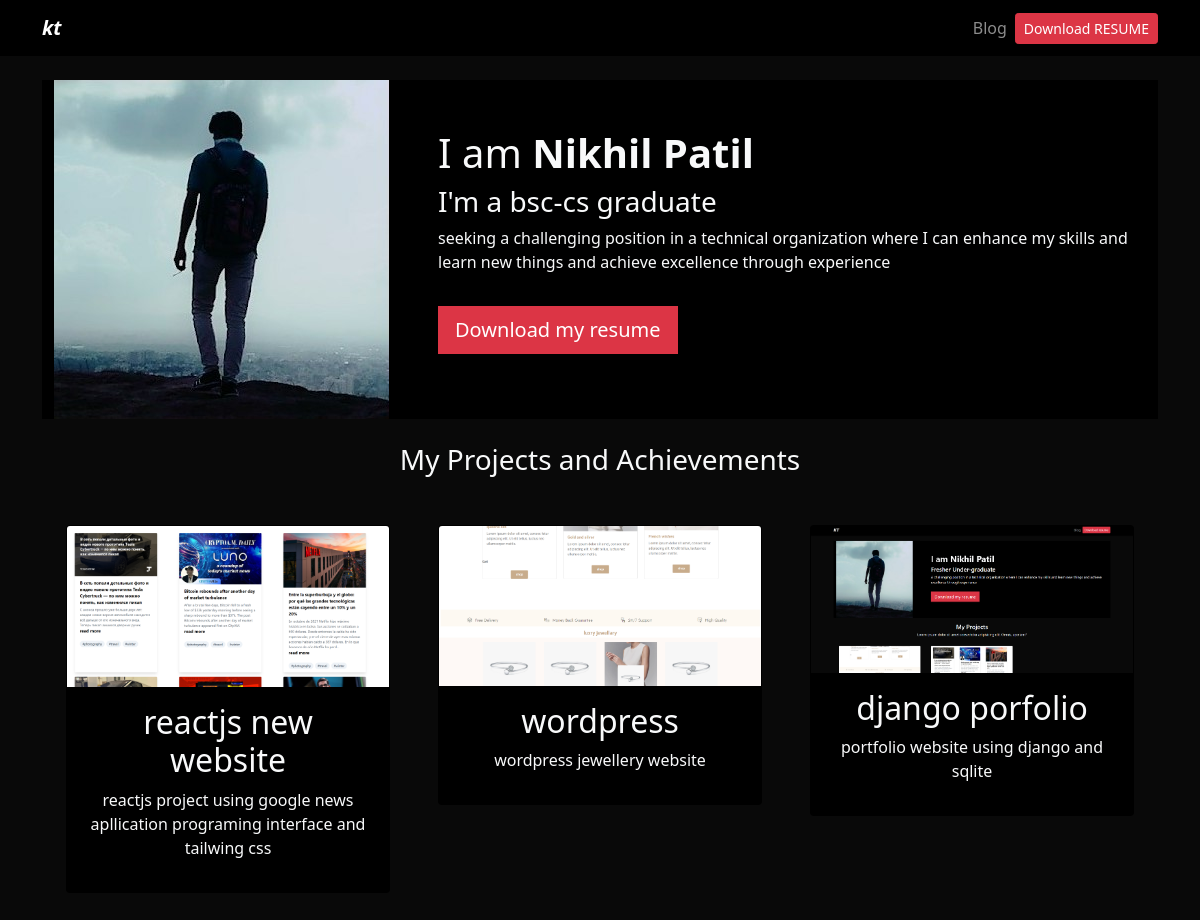
The app's page /, older data.
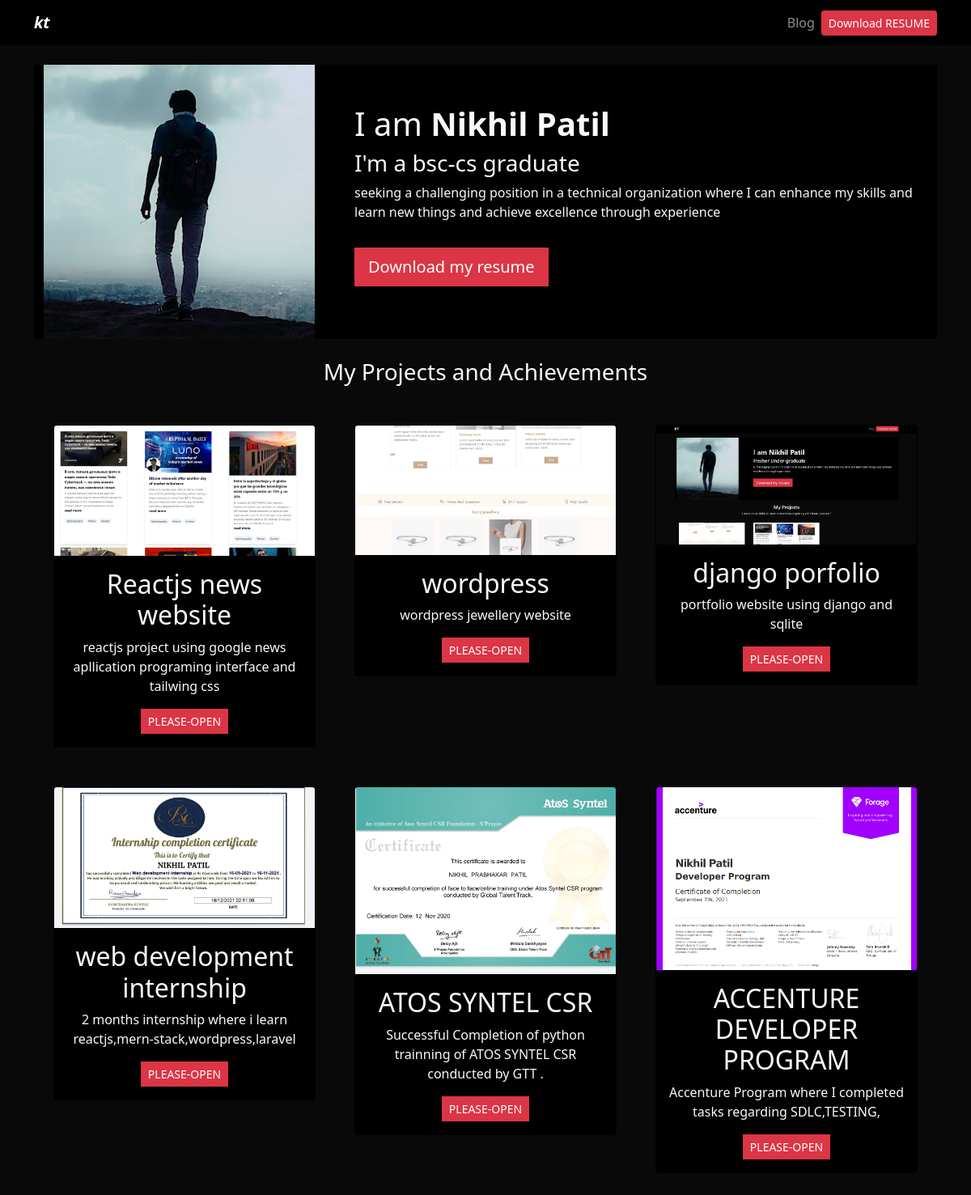
The same page, newer data.
### portfolio/models.py (models this page shows, shortened)
class Project(models.Model):
    title = CharField(max_length=100)
    description = CharField(max_length=250)
    image = ImageField(upload_to="portfolio/images")
    url = URLField(blank=True)
    date = DateField(default=date.today)

### portfolio/views.py (the view)
# urls.py: 2. Add a URL to urlpatterns:  path('', views.home, name='home')
def home(request):
    projects = Project.objects.all()
    return render(request, "home.html", {"projects": projects})

### portfolio/templates/home.html (shortened to what this page needs)
{% extends 'layout.html' %}
{% block content %}
{% load static %}
<header class="row bg-black">
  <div class="col-md-4">
    <img src="{% static 'portfolio/profile.jpg' %}" />
  </div>
  <div class="col-md-8 my-auto p-4">
    <h1>I am <strong>Nikhil Patil</strong></h1>
    <h3>I'm a bsc-cs graduate</h3>
    <p>seeking a challenging position in a technical organization where I can enhance my skills and
      learn new things and achieve excellence through experience</p>
    <a class="btn btn-danger btn-lg rounded-0 my-3" href="{% static 'portfolio/cv.pdf' %}">Download my resume</a>
  </div>
</header>
<div class="row my-4 text-center">
  <h3>My Projects and Achievements</h3>
  {% for project in projects %}
  <div class="col-md-4 p-4">
    <div class="card bg-black card-project">
      <img src="{{project.image.url }}" class="card-img-top" />
      <div class="card-body">
        <h2>{{ project.title }}</h2>
        <p>{{ project.description }}</p>
        {% if project.url %}
        <a href="{{project.url}}" class="btn btn-danger rounded-0 btn-sm" target="__blank" rel="noreferrer">PLEASE-OPEN</a>
        {% endif %}
      </div>
    </div>
  </div>
  {% endfor %}
</div>
{% endblock %}

### portfolio/templates/layout.html (shortened to what this page needs)
{% load static %}
<!DOCTYPE html>
<html lang="en">
<head>
  <link href="https://cdn.jsdelivr.net/npm/bootstrap@5.1.3/dist/css/bootstrap.min.css" rel="stylesheet"
>
    <link rel="stylesheet" href="{% static 'main.css' %}">
</head>
<body class="text-light">
  {% include 'partials/navbar.html' %}
  <div class="container p-4">
    {% block content %}
    {% endblock %}
  </div>
</body>
</html>

### portfolio/templates/partials/navbar.html (shortened to what this page needs)
{% load static %}
<nav class="navbar navbar-expand-lg navbar-dark bg-black">
  <div class="container">
    <a class="navbar-brand fw-bold fst-italic" href="/">kt</a>
    <div class="collapse navbar-collapse" id="navbarNav">
      <ul class="navbar-nav ms-auto">
        <li class="nav-item">
          <a class="nav-link" href="{% url 'blog:posts' %}">Blog</a>
        </li>
        <li class="nav-item d-flex align-items-center">
          <a class="btn btn-danger btn-sm" href="{% static 'portfolio/cv.pdf' %}" target="_blank">Download RESUME</a>
        </li>
      </ul>
    </div>
  </div>
</nav>

### portfolio/static/main.css (style rules this page uses)
body { background: #090909; }
.bg-black { background: #000; }

Row changes from the older to the newer data that the page shows:
changed Project: title "reactjs new website" → "Reactjs news website"; now shows "PLEASE-OPEN"
changed Project "wordpress": now shows "PLEASE-OPEN"
changed Project "django porfolio": now shows "PLEASE-OPEN"
added Project: image (picture), title "web development internship", description "2 months internship where i learn reactjs,mern-stack,wordpress,laravel"
added Project: image (picture), title "ATOS SYNTEL CSR", description "Successful Completion of python trainning of ATOS SYNTEL CSR conducted by GTT ."
added Project: image (picture), title "ACCENTURE DEVELOPER PROGRAM", description "Accenture Program where I completed tasks regarding SDLC,TESTING,"
